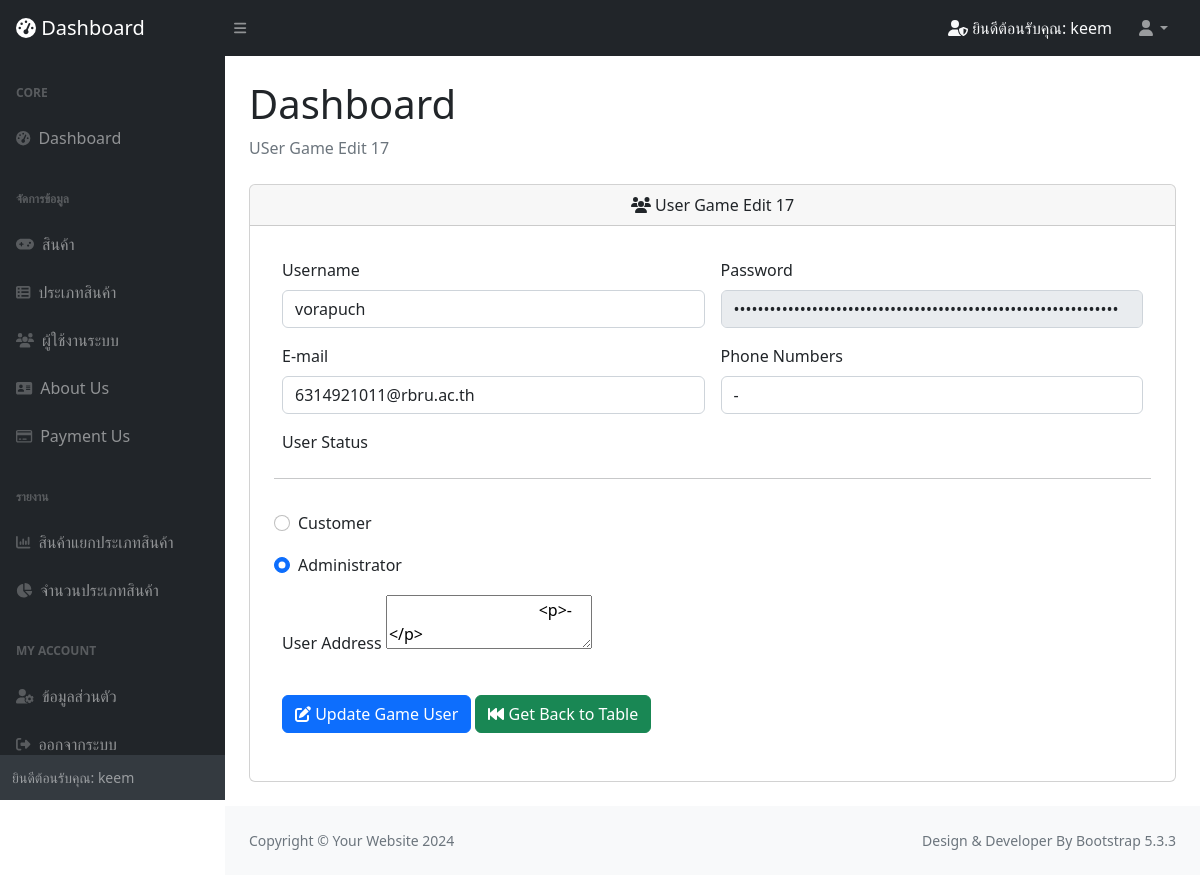
The page /security/frm_update_user?id=17 (signed in) on the database its author committed.
### tables this page shows
CREATE TABLE `user` (
  `user_id` int(100) UNSIGNED NOT NULL,
  `user_username` varchar(100) NOT NULL,
  `user_email` varchar(100) NOT NULL,
  `user_password` varchar(100) NOT NULL,
  `user_telephone` varchar(11) NOT NULL,
  `user_address` text NOT NULL,
  `user_status` enum('0','1') NOT NULL DEFAULT '0',
  `user_date` datetime NOT NULL
);

### security/frm_update_user.php (the view, shortened to what this page needs)
<html lang="en">
<head>
    <?php
    require 'session.php';
    include '../connection/connectdb.php';
    $user_id = $_GET['id'];
    $sql_user = "SELECT * FROM user WHERE user_id='$user_id'";
    $res_user = mysqli_query($dbcon, $sql_user);
    $row_user = mysqli_fetch_assoc($res_user);
    ?>
</head>
<body class="sb-nav-fixed">
    <?php require 'components/navbar.php'; ?>
    <div id="layoutSidenav_content">
        <main>
            <div class="container-fluid px-4">
                <h1 class="mt-4">Dashboard</h1>
                <ol class="breadcrumb mb-4">
                    <li class="breadcrumb-item active">USer Game Edit <?php echo $user_id; ?></li>
                </ol>
                <div class="card mb-4">
                    <div class="card-header">
                        <center>
                            <i class="fa-solid fa-users"></i>
                            User Game Edit <?php echo $user_id; ?>
                        </center>
                    </div>
                    <div class="card-body">
                        <form class="row g-3 p-3" action="update_user" method="POST">
                            <div class="col-md-6">
                                <label class="form-label">Username</label>
                                <input type="text" name="user_username" class="form-control" value="<?php echo $row_user['user_username']; ?>" required>
                            </div>
                            <div class="col-md-6">
                                <label class="form-label">Password</label>
                                <input type="password" name="user_password" class="form-control" value="<?php echo $row_user['user_password']; ?>" disabled required>
                            </div>
                            <div class="col-md-6">
                                <label class="form-label">E-mail</label>
                                <input type="email" name="user_email" class="form-control" value="<?php echo $row_user['user_email']; ?>" required>
                            </div>
                            <div class="col-md-6">
                                <label class="form-label">Phone Numbers</label>
                                <input type="tel" name="user_telephone" class="form-control" value="<?php echo $row_user['user_telephone']; ?>" required>
                            </div>
                            <div class="col-md-12">
                                <label class="form-label">User Status</label>
                            </div>
                            <hr>
                            <?php
                            if ($row_user['user_status'] == 0) {
                                echo '<div class="form-check col-md-12"><input class="form-check-input" type="radio" name="user_status" value="0" checked><label class="form-check-label">Customer</label></div>';
                                echo '<div class="form-check col-md-12"><input class="form-check-input" type="radio" name="user_status" value="1"><label class="form-check-label">Administrator</label></div>';
                            } else {
                                echo '<div class="form-check col-md-12"><input class="form-check-input" type="radio" name="user_status" value="0"><label class="form-check-label">Customer</label></div>';
                                echo '<div class="form-check col-md-12"><input class="form-check-input" type="radio" name="user_status" value="1" checked><label class="form-check-label">Administrator</label></div>';
                            }
                            ?>
                            <div class="col-md-12">
                                <label class="form-label">User Address</label>
                                <textarea id="editor" name="user_address" required>
                                    <?php echo $row_user['user_address']; ?>
                                </textarea>
                            </div>
                            <div class="col-12">
                                <button type="submit" class="btn btn-primary"><i class="fa-solid fa-pen-to-square"> </i> Update Game User</button>
                                <a href="read_user" class="btn btn-success"><i class="fa-solid fa-backward-fast"> </i> Get Back to Table</a>
                            </div>
                        </form>
                    </div>
                </div>
            </div>
        </main>
        <?php require 'components/footer.php'; ?>
</body>
</html>

### security/components/navbar.php (shortened to what this page needs)
<nav class="sb-topnav navbar navbar-expand navbar-dark bg-dark">
    <a class="navbar-brand ps-3" href="index"><i class="fa-solid fa-gauge-high"> </i> Dashboard</a>
    <button class="btn btn-link btn-sm order-1 order-lg-0 me-4 me-lg-0" id="sidebarToggle" href="#!"><i class="fas fa-bars"></i></button>
    <form class="d-none d-md-inline-block form-inline ms-auto me-0 me-md-3 my-2 my-md-0 text-light">
        <i class="fa-solid fa-user-shield"></i> ยินดีต้อนรับคุณ: <?php echo "$s_user_username"; ?>
    </form>
    <ul class="navbar-nav ms-auto ms-md-0 me-3 me-lg-4">
        <li class="nav-item dropdown">
            <a class="nav-link dropdown-toggle" id="navbarDropdown" href="#" role="button" data-bs-toggle="dropdown" aria-expanded="false"><i class="fas fa-user fa-fw"></i></a>
        </li>
    </ul>
</nav>
<div id="layoutSidenav">
    <div id="layoutSidenav_nav">
        <nav class="sb-sidenav accordion sb-sidenav-dark" id="sidenavAccordion">
            <div class="sb-sidenav-menu">
                <div class="nav">
                    <div class="sb-sidenav-menu-heading">core</div>
                    <a class="nav-link" href="index">
                        <div class="sb-nav-link-icon"><i class="fa-solid fa-gauge-high"></i></div>
                        Dashboard
                    </a>
                    <div class="sb-sidenav-menu-heading">จัดการข้อมูล</div>
                    <a class="nav-link" href="read_product">
                        <div class="sb-nav-link-icon"><i class="fa-solid fa-gamepad"></i></div>
                        สินค้า
                    </a>
                    <a class="nav-link" href="read_type">
                        <div class="sb-nav-link-icon"><i class="fa-solid fa-table-list"></i></div>
                        ประเภทสินค้า
                    </a>
                    <a class="nav-link" href="read_user">
                        <div class="sb-nav-link-icon"><i class="fa-solid fa-users"></i></div>
                        ผู้ใช้งานระบบ
                    </a>
                    <a class="nav-link" href="read_about">
                        <div class="sb-nav-link-icon"><i class="fa-solid fa-address-card"></i></div>
                        About Us
                    </a>
                    <a class="nav-link" href="read_payment">
                        <div class="sb-nav-link-icon"><i class="fa-regular fa-credit-card"></i></div>
                        Payment Us
                    </a>
                    <div class="sb-sidenav-menu-heading">รายงาน</div>
                    <a class="nav-link" href="report_product_type">
                        <div class="sb-nav-link-icon"><i class="fa-solid fa-chart-column"></i></div>
                        สินค้าแยกประเภทสินค้า
                    </a>
                    <a class="nav-link" href="report_type">
                        <div class="sb-nav-link-icon"><i class="fa-solid fa-chart-pie"></i></div>
                        จำนวนประเภทสินค้า
                    </a>
                    <div class="sb-sidenav-menu-heading">My Account</div>
                    <a class="nav-link" href="read_account">
                        <div class="sb-nav-link-icon"><i class="fa-solid fa-user-gear"></i></div>
                        ข้อมูลส่วนตัว
                    </a>
                    <a class="nav-link" href="logout">
                        <div class="sb-nav-link-icon"><i class="fa-solid fa-right-from-bracket"></i></div>
                        ออกจากระบบ
                    </a>
                </div>
            </div>
            <div class="sb-sidenav-footer">
                <div class="small">ยินดีต้อนรับคุณ: <?php echo "$s_user_username"; ?></div>
            </div>
        </nav>
    </div>

### rows shown on the page
user: user_username "keem"
user: user_username "vorapuch", user_email "6314921011@rbru.ac.th", user_telephone "-", user_address "<p>-</p>"

### other values the page prints
$user_id "17"
